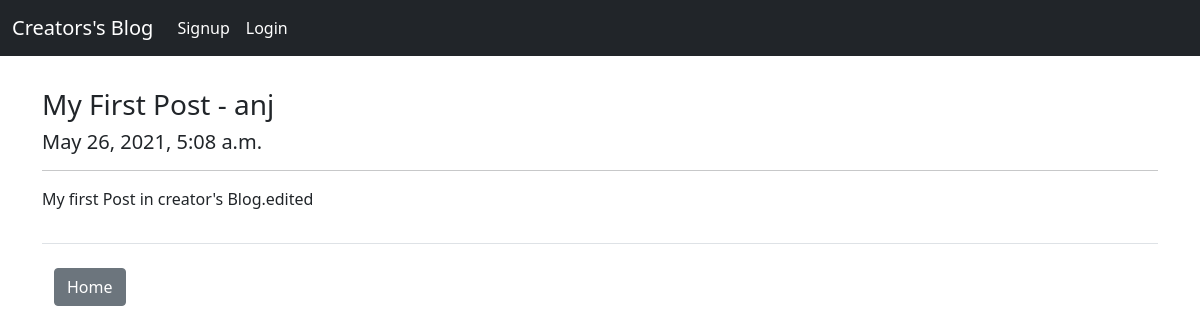
The app's page /article/2 with its own data.
### Post/models.py (models this page shows, shortened)
class Post(models.Model):
    title=models.CharField(max_length=200,unique=True)
    author_name=models.ForeignKey(User,on_delete=models.CASCADE)
    genre=models.ForeignKey(Genre,on_delete=models.CASCADE)
    content=models.TextField()
    created_on=models.DateTimeField(auto_now_add=True)

### Post/views.py (the view)
# urls.py: path('article/<int:pk>',PostDetailsView.as_view(),name="post_detail"),
class PostDetailsView(DetailView):
    model=Post
    template_name='post_details.html'

### Post/templates/post_details.html (shortened to what this page needs)
{% extends 'base.html' %}
{% block content %}
<div class="container-fruid ">
    <h3>{{ post.title }} - {{ post.author_name }}</h3>
    <h5>{{ post.created_on }}</h5>
    <hr>
    {{ post.content }}<br>
</div>
<div class="container border-top">
    <br>
    <a href="{% url 'home'  %}" class="btn btn-secondary">Home</a>
</div>
{% endblock %}

### Post/templates/base.html (style rules this page uses)
div.container { margin-top: 2rem; }

### records on screen
Post: title "My First Post", author_name "anj", created_on "May 26, 2021, 5:08 a.m.", content "My first Post in creator's Blog.edited"
